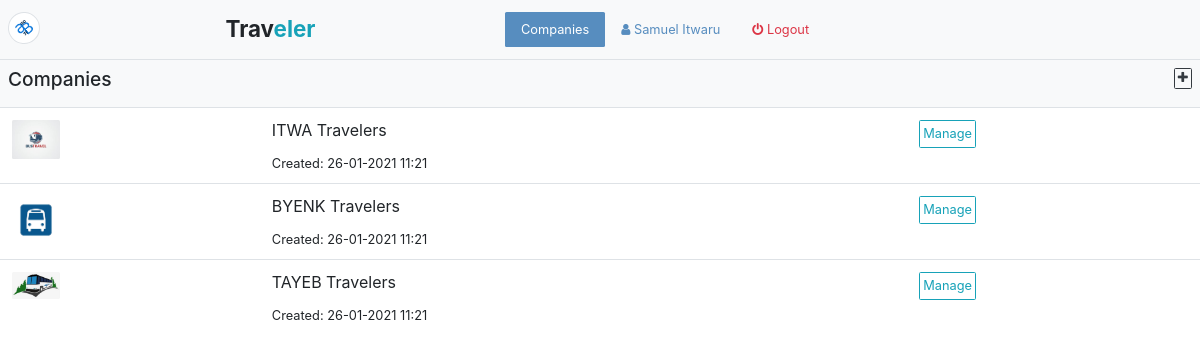
Screenshot of /company/ (signed in) with the database file from the repository.
### app/models/models.py (models this page shows, shortened)
class Profile(db.Model):
    id = db.Column(db.Integer, primary_key=True)
    first_name = db.Column(db.String(64), nullable=False)
    last_name = db.Column(db.String(64), nullable=False)
    email = db.Column(db.String(64), unique=True, nullable=False)
    telephone = db.Column(db.String(16), nullable=False)
    email_valid = db.Column(db.Boolean, default=False)
    telephone_valid = db.Column(db.Boolean, default=False)
    credit = db.Column(db.Float, default=0.0)
    is_admin = db.Column(db.Boolean())
    is_manager = db.Column(db.Boolean())
    is_cashier = db.Column(db.Boolean())
    is_passenger = db.Column(db.Boolean())
    branch_id = db.Column(db.Integer, db.ForeignKey("branch.id"))
    user_id = db.Column(db.Integer, db.ForeignKey("user.id", ondelete="CASCADE"), nullable=False)
    payments = db.relationship("Payment", backref="profile")
    def display_name(self):
        return f"{self.first_name} {self.last_name}"

class TimestampedModel(Model):
    created_at = Column(DateTime, default=now())
    updated_at = Column(DateTime)

class Company(db.Model, TimestampedModel):
    id = db.Column(db.Integer, primary_key=True)
    name = db.Column(db.String(64))
    logo = db.Column(db.String(64))
    branches = db.relationship("Branch", backref="company")
    buses = db.relationship("Bus", backref="company")
    statuses = db.relationship("Status", backref="company")
    payments = db.relationship("Payment", backref="company")

### app/WEB/views/company.py (the view)
@company_bp.route("/", methods=["GET"])
@login_required
def get_companies():
    companies = Company.query.all()
    return render_template("company/companies.html", companies=companies)

### app/WEB/context_processors.py (called while the page is built)
@app.context_processor
def application():
	return  {
		"HOST": app.config.get("HOST_ADDRESS")
	}

@app.context_processor
def company():
	context = dict()
	if current_user.is_authenticated:
		context["profile"] = current_user.profile
		branch = current_user.profile.branch
		if branch:
			context["branch"] = branch
			context["company"] = branch.company
	return context

### app/WEB/template_filters.py (called while the page is built)
def datetimeformat(value, format='%d-%m-%Y %H:%M'):
	if isinstance(value, datetime):
		return value.strftime(format)

### app/models/models.py (called while the page is built)
    def __str__(self):
        return self.profile.display_name()

### app/setup.py (called while the page is built)
@login_manager.user_loader
def load_user(user_id):
	return User.query.get(user_id)

### app/templates/company/companies.html (shortened to what this page needs)
{% extends 'index/admin-base.html' %}
{% block companies_active %}active{% endblock %}
{% block content %}
	<div class="container-fluid p-0">
	    <div class="bg-light p-2 fixed d-flex">
	        <div class="flex-fill m-auto">
	            <h4>Companies</h4>
	        </div>
	        <div align="right">
	            <a class="btn btn-outline-dark" href="{{ url_for('company.create_company') }}"><span class="fa fa-plus"></span></a>
	        </div>
	    </div>
	    <table class="table table-responsive-sm">
	        <tbody>
	            {% for company in companies %}
	                <tr>
	                    <td>
	                    	<img class="img-fluid rounded" style="width: 3rem;" src="{{url_for('company.get_company_logo', logoname=company.logo)}}" />
	                    </td>
	                    <td class="m-auto">
	                        <p>{{ company.name }}</p>
	                        <small>Created: {{company.created_at|datetimeformat}}</small>
	                    </td>
	                    <td><a href="{{ url_for('company.get_company_buses', company_id=company.id) }}" class='btn btn-outline-info'>Manage</a></td>
	                </tr>
	            {% else %}
	                <div class="container" align="center">
	                    <label class="display-4 text-muted">No Companies!</label>
	                    <hr>
	                    <a class="btn btn-outline-dark" href="{{ url_for('company.create_company') }}"><span class="fa fa-plus"></span> New Company</a>
	                </div>
	            {% endfor %}
	        </tbody>
	    </table>
	</div>
{% endblock %}

### app/templates/index/admin-base.html (shortened to what this page needs)
{% extends 'base.html' %}
{% block body %}
	<body>
		<nav class="navbar navbar-expand-lg navbar-light bg-light p-2 border-bottom d-flex fixed">
			<div class="d-flex flex-fill">
				<div>
					<div>
						<img style="width: 2rem; transform: rotate(-40deg);" src="{{url_for('static', filename='img/logo.png')}}" class="p-0 img-thumbnail rounded-circle" />
					</div>
				</div>
				<h3 class="m-1 text-center flex-fill"><strong>Trav<span class="text-info">eler</span></strong></h3>
            </div>
			{% block admin_navigation %}
				<nav id="managerNavigation" class="collapse navbar-collapse navbar-expand-lg navbar-light bg-light p-1 fixed">
					<ul class="nav nav-pills">
						<li class="nav-item">
							<a class="nav-link {% block companies_active %}{% endblock %}" href="{{url_for('company.get_companies')}}">Companies</a>
						</li>
						<li class="nav-item">
							<a class="nav-link {% block profile_active %}{% endblock %}" href="{{ url_for('user.update_user_password') }}">
								<span class="fa fa-user"></span> {{current_user}}
							</a>
						</li>
						<li class="nav-item">
							<a href="{{ url_for('index.logout') }}" class="nav-link text-danger"><span class="fa fa-power-off"></span> Logout</a>
						</li>
					</ul>
				</nav>
			{% endblock %}
		</nav>
		{% block content %}
		{% endblock %}
	</body>
{% endblock %}

### app/static/css/style.css (style rules this page uses)
.fixed { position:sticky; top:0; z-index:1; }

### rows the page displays
Profile: first_name+last_name "Samuel Itwaru"
Company: logo (picture), name "ITWA Travelers", created_at "26-01-2021 11:21"
Company: logo (picture), name "BYENK Travelers", created_at "26-01-2021 11:21"
Company: logo (picture), name "TAYEB Travelers", created_at "26-01-2021 11:21"
